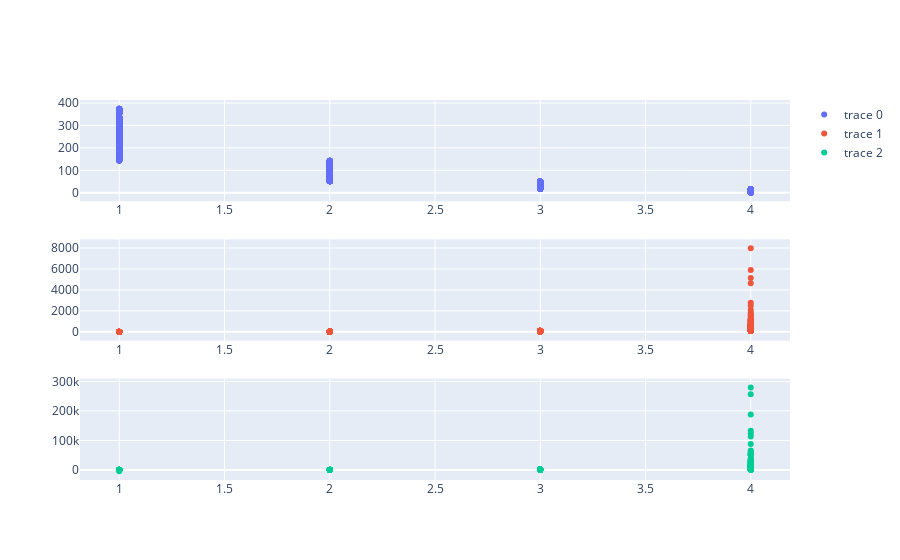

Source (notebook cell):
### Code cell
#import suplots for plotly
from plotly.subplots import make_subplots
#Plot 3 by 1 subplots of R, F and M
fig = make_subplots(rows=3, cols=1)

fig.add_trace(go.Scatter(x=temp['R'], y=temp['Recency'], mode='markers'), row=1, col=1)
fig.add_trace(go.Scatter(x=temp['F'], y=temp['Frequency'], mode='markers'), row=2, col=1)
fig.add_trace(go.Scatter(x=temp['M'], y=temp['MonetaryValue'], mode='markers'), row=3, col=1)

### Figure 1 — Plotly figure (JSON) as saved in the notebook; plotly's stock layout.template omitted (floating-point values rounded to 4 significant figures; data arrays with more than 128 entries replaced by an {"elided": "..."} marker saying what was removed)
{"data": [{"mode": "markers", "type": "scatter", "x": {"elided": "4372 int values"}, "xaxis": "x", "y": {"elided": "4372 int values"}, "yaxis": "y"}, {"mode": "markers", "type": "scatter", "x": {"elided": "4372 int values"}, "xaxis": "x2", "y": {"elided": "4372 int values"}, "yaxis": "y2"}, {"mode": "markers", "type": "scatter", "x": {"elided": "4372 int values"}, "xaxis": "x3", "y": {"elided": "4372 float values"}, "yaxis": "y3"}], "layout": {"xaxis": {"anchor": "y", "domain": [0, 1]}, "xaxis2": {"anchor": "y2", "domain": [0, 1]}, "xaxis3": {"anchor": "y3", "domain": [0, 1]}, "yaxis": {"anchor": "x", "domain": [0.7333, 1]}, "yaxis2": {"anchor": "x2", "domain": [0.3667, 0.6333]}, "yaxis3": {"anchor": "x3", "domain": [0, 0.2667]}}}
